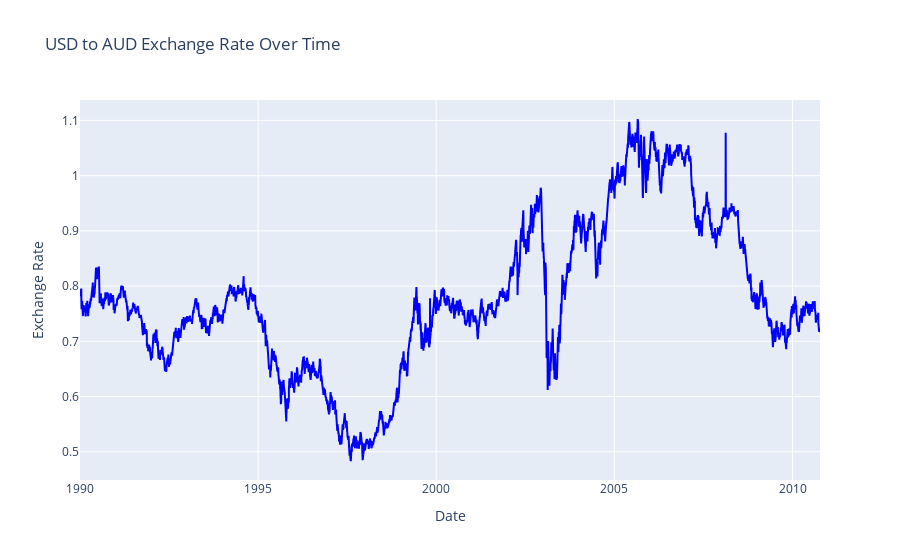

Write notebook code for a chart like this one.
### Markdown cell above
2.Initial Exploration: Plot the time series for currency to understand their trends, seasonality, and any anomalies.

### Code cell
# Create a figure
fig = go.Figure()

# Add a trace for USD to Australian Dollar exchange rate
fig.add_trace(go.Scatter(x=df['date'], y=df['Ex_rate'], mode='lines', name='USD to AUD', line=dict(color='blue')))

# Update layout
fig.update_layout(title='USD to AUD Exchange Rate Over Time',
                   xaxis_title='Date',
                   yaxis_title='Exchange Rate')

# Show plot
fig.show()

### Figure 1 — Plotly figure (JSON) as saved in the notebook; plotly's stock layout.template omitted (floating-point values rounded to 4 significant figures; data arrays with more than 128 entries replaced by an {"elided": "..."} marker saying what was removed)
{"data": [{"line": {"color": "blue"}, "mode": "lines", "name": "USD to AUD", "type": "scatter", "x": {"elided": "7588 str values"}, "y": {"elided": "7588 float values"}}], "layout": {"autosize": true, "title": {"text": "USD to AUD Exchange Rate Over Time"}, "xaxis": {"autorange": true, "range": ["1990-01-01", "2010-10-10"], "title": {"text": "Date"}, "type": "date"}, "yaxis": {"autorange": true, "range": [0.4489, 1.137], "title": {"text": "Exchange Rate"}, "type": "linear"}}}
